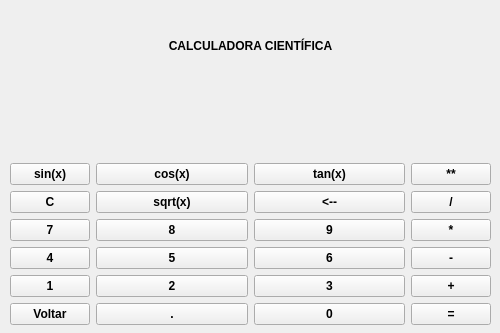
<?xml version="1.0" encoding="UTF-8"?>
<ui version="4.0">
 <class>CalculadoraCientifica</class>
 <widget class="QWidget" name="CalculadoraCientifica">
  <property name="geometry">
   <rect>
    <x>0</x>
    <y>0</y>
    <width>500</width>
    <height>333</height>
   </rect>
  </property>
  <property name="minimumSize">
   <size>
    <width>500</width>
    <height>300</height>
   </size>
  </property>
  <property name="font">
   <font>
    <weight>75</weight>
    <italic>false</italic>
    <bold>true</bold>
    <underline>false</underline>
    <strikeout>false</strikeout>
    <kerning>true</kerning>
   </font>
  </property>
  <property name="mouseTracking">
   <bool>false</bool>
  </property>
  <property name="windowTitle">
   <string>Calculadora Científica</string>
  </property>
  <widget class="QWidget" name="layoutWidget">
   <property name="geometry">
    <rect>
     <x>10</x>
     <y>10</y>
     <width>481</width>
     <height>315</height>
    </rect>
   </property>
   <layout class="QGridLayout" name="gridLayout">
    <item row="6" column="3" colspan="2">
     <widget class="QPushButton" name="tres">
      <property name="text">
       <string>3</string>
      </property>
     </widget>
    </item>
    <item row="6" column="1" colspan="2">
     <widget class="QPushButton" name="dois">
      <property name="text">
       <string>2</string>
      </property>
     </widget>
    </item>
    <item row="7" column="0">
     <widget class="QPushButton" name="voltar">
      <property name="text">
       <string>Voltar</string>
      </property>
     </widget>
    </item>
    <item row="6" column="0">
     <widget class="QPushButton" name="um">
      <property name="text">
       <string>1</string>
      </property>
     </widget>
    </item>
    <item row="5" column="1" colspan="2">
     <widget class="QPushButton" name="cinco">
      <property name="text">
       <string>5</string>
      </property>
     </widget>
    </item>
    <item row="5" column="0">
     <widget class="QPushButton" name="quatro">
      <property name="text">
       <string>4</string>
      </property>
     </widget>
    </item>
    <item row="6" column="5">
     <widget class="QPushButton" name="mais">
      <property name="text">
       <string>+</string>
      </property>
     </widget>
    </item>
    <item row="5" column="3" colspan="2">
     <widget class="QPushButton" name="seis">
      <property name="text">
       <string>6</string>
      </property>
     </widget>
    </item>
    <item row="5" column="5">
     <widget class="QPushButton" name="menos">
      <property name="text">
       <string>-</string>
      </property>
     </widget>
    </item>
    <item row="4" column="0">
     <widget class="QPushButton" name="sete">
      <property name="text">
       <string>7</string>
      </property>
     </widget>
    </item>
    <item row="4" column="3" colspan="2">
     <widget class="QPushButton" name="nove">
      <property name="text">
       <string>9</string>
      </property>
     </widget>
    </item>
    <item row="3" column="0">
     <widget class="QPushButton" name="C">
      <property name="text">
       <string>C</string>
      </property>
     </widget>
    </item>
    <item row="3" column="1" colspan="2">
     <widget class="QPushButton" name="raiz">
      <property name="text">
       <string>sqrt(x)</string>
      </property>
     </widget>
    </item>
    <item row="3" column="3" colspan="2">
     <widget class="QPushButton" name="apaga">
      <property name="text">
       <string>&lt;--</string>
      </property>
     </widget>
    </item>
    <item row="1" column="0" colspan="6">
     <widget class="QLabel" name="display">
      <property name="enabled">
       <bool>true</bool>
      </property>
      <property name="sizePolicy">
       <sizepolicy hsizetype="Preferred" vsizetype="Preferred">
        <horstretch>50</horstretch>
        <verstretch>0</verstretch>
       </sizepolicy>
      </property>
      <property name="font">
       <font>
        <family>Segoe UI Semibold</family>
        <pointsize>20</pointsize>
        <weight>75</weight>
        <bold>true</bold>
       </font>
      </property>
      <property name="text">
       <string/>
      </property>
      <property name="alignment">
       <set>Qt::AlignRight|Qt::AlignTrailing|Qt::AlignVCenter</set>
      </property>
     </widget>
    </item>
    <item row="0" column="0" colspan="6">
     <widget class="QLabel" name="titulo">
      <property name="text">
       <string>CALCULADORA CIENTÍFICA</string>
      </property>
      <property name="alignment">
       <set>Qt::AlignCenter</set>
      </property>
     </widget>
    </item>
    <item row="3" column="5">
     <widget class="QPushButton" name="divisao">
      <property name="text">
       <string>/</string>
      </property>
     </widget>
    </item>
    <item row="7" column="3" colspan="2">
     <widget class="QPushButton" name="zero">
      <property name="text">
       <string>0</string>
      </property>
     </widget>
    </item>
    <item row="2" column="1" colspan="2">
     <widget class="QPushButton" name="cos">
      <property name="text">
       <string>cos(x)</string>
      </property>
     </widget>
    </item>
    <item row="4" column="5">
     <widget class="QPushButton" name="vezes">
      <property name="text">
       <string>*</string>
      </property>
     </widget>
    </item>
    <item row="4" column="1" colspan="2">
     <widget class="QPushButton" name="oito">
      <property name="text">
       <string>8</string>
      </property>
     </widget>
    </item>
    <item row="7" column="1" colspan="2">
     <widget class="QPushButton" name="virgula">
      <property name="text">
       <string>.</string>
      </property>
     </widget>
    </item>
    <item row="2" column="3" colspan="2">
     <widget class="QPushButton" name="tg">
      <property name="text">
       <string>tan(x)</string>
      </property>
     </widget>
    </item>
    <item row="7" column="5">
     <widget class="QPushButton" name="igual">
      <property name="text">
       <string>=</string>
      </property>
     </widget>
    </item>
    <item row="2" column="0">
     <widget class="QPushButton" name="sen">
      <property name="text">
       <string>sin(x)</string>
      </property>
     </widget>
    </item>
    <item row="2" column="5">
     <widget class="QPushButton" name="pow">
      <property name="text">
       <string>**</string>
      </property>
     </widget>
    </item>
   </layout>
  </widget>
 </widget>
 <resources/>
 <connections/>
</ui>
